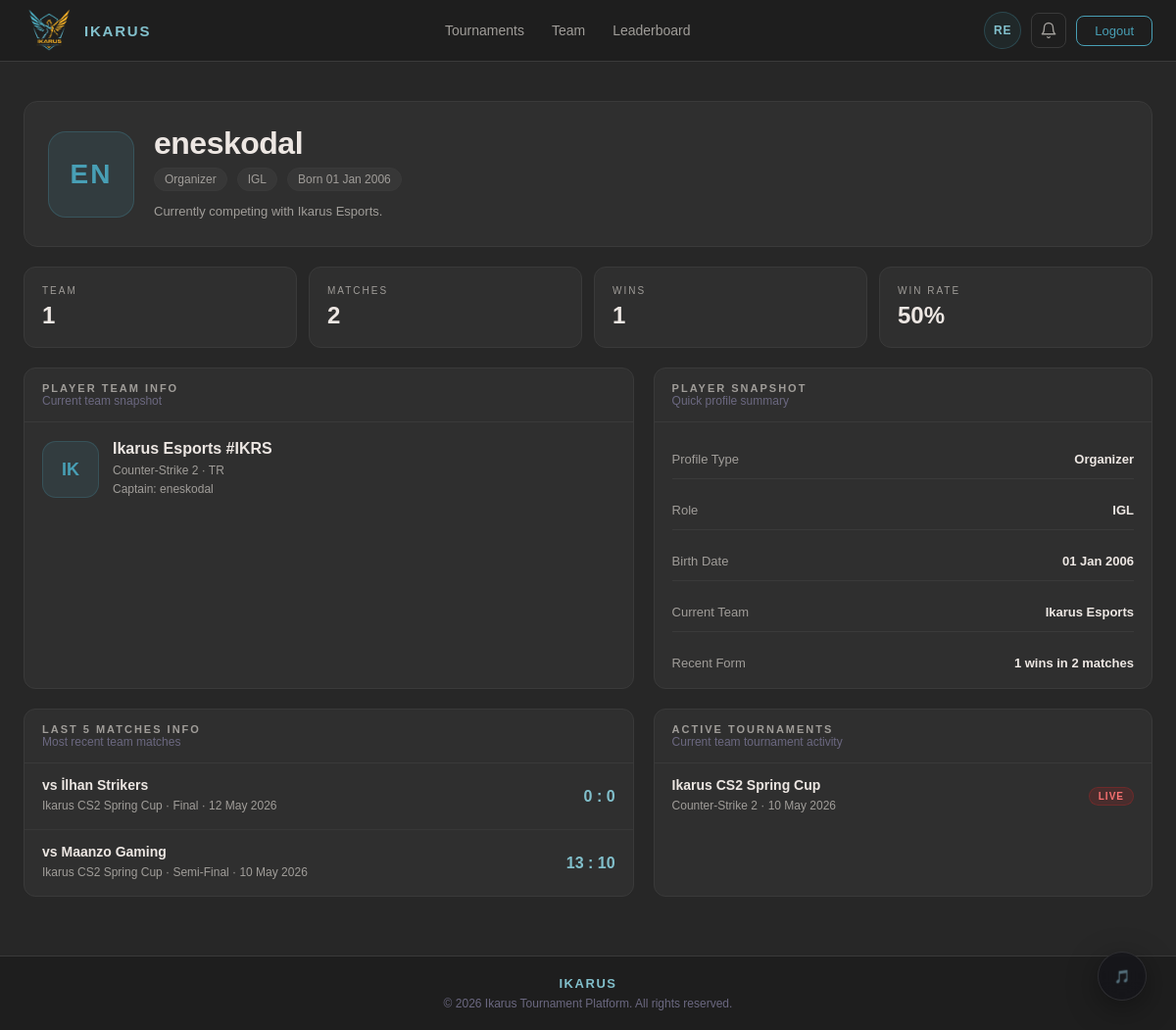
Page /pages/profile.php?id=1 (signed in) on the committed database.
### tables this page shows
CREATE TABLE Player (
    id BIGINT NOT NULL AUTO_INCREMENT,
    username VARCHAR(50) NOT NULL,
    email VARCHAR(100) NOT NULL,
    password_hash VARCHAR(255) NOT NULL,
    birth_date DATETIME,
    registered_at DATETIME DEFAULT CURRENT_TIMESTAMP(6),
    team_id BIGINT,
    role VARCHAR(50),  
    user_type VARCHAR(20) NOT NULL,
    avatar_url VARCHAR(255) NULL,
    deleted_at DATETIME DEFAULT NULL,
    PRIMARY KEY (id)
);

CREATE TABLE Team (
    id BIGINT NOT NULL AUTO_INCREMENT,
    name VARCHAR(50) NOT NULL,
    tag VARCHAR(4) NOT NULL,
    game VARCHAR(50) NOT NULL,
    region VARCHAR(50),               
    description TEXT,                 
    rank_point DECIMAL(18,6) DEFAULT 0 NOT NULL,
    logo_url VARCHAR(255),
    invitation_code CHAR(8) UNIQUE,
    captain_id BIGINT,
    created_at DATETIME DEFAULT CURRENT_TIMESTAMP(6),
    deleted_at DATETIME DEFAULT NULL,
    PRIMARY KEY (id)
);

CREATE TABLE Matches (
    id BIGINT NOT NULL AUTO_INCREMENT,
    tournament_id BIGINT NOT NULL,
    round_number INT NOT NULL DEFAULT 1,
    stage VARCHAR(30),
    team1_id BIGINT NULL,
    team2_id BIGINT NULL,
    score_team1 BIGINT DEFAULT 0,
    score_team2 BIGINT DEFAULT 0,
    winner_id BIGINT NULL,
    next_match_id BIGINT NULL,
    date DATETIME NULL,
    referee_id BIGINT,
    deleted_at DATETIME DEFAULT NULL,
    PRIMARY KEY (id)
);

CREATE TABLE Tournament (
    id BIGINT NOT NULL AUTO_INCREMENT,
    name VARCHAR(150) NOT NULL,
    description TEXT,
    start_date DATETIME NOT NULL,
    end_date DATETIME NOT NULL,
    status VARCHAR(20) NOT NULL,
    prize_pool DECIMAL(18,6),
    prize_1st DECIMAL(10,2),
    prize_2nd DECIMAL(10,2),
    prize_3rd DECIMAL(10,2),
    max_teams BIGINT,
    organizer_id BIGINT NOT NULL,
    game_id BIGINT NOT NULL,
    checkin_minutes INT DEFAULT 15,
    noshow_minutes INT DEFAULT 10,
    created_at DATETIME DEFAULT CURRENT_TIMESTAMP,
    deleted_at DATETIME DEFAULT NULL,
    PRIMARY KEY (id)
);

CREATE TABLE Game (
    id BIGINT NOT NULL AUTO_INCREMENT,
    name VARCHAR(50) NOT NULL,
    genre VARCHAR(50),
    max_team_size BIGINT NOT NULL,
    api_source_url VARCHAR(255),
    created_at DATETIME DEFAULT CURRENT_TIMESTAMP(6) NOT NULL,
    deleted_at DATETIME DEFAULT NULL,
    PRIMARY KEY (id)
);

### pages/profile.php (the view, shortened to what the rows shown need)
<?php
require_once __DIR__ . '/../includes/session.php';
$viewerId = (int)$_SESSION['user_id'];
$profileId = max(1, (int)($_GET['id'] ?? $viewerId));
function profileInitials(string $name): string {
    $parts = preg_split('/\s+/', trim($name)) ?: [];
    return strtoupper(substr($name, 0, 2));
}
$avatarSelect = playerAvatarColumnExists() ? 'p.avatar_url' : 'NULL AS avatar_url';
$playerStmt = $pdo->prepare("
    SELECT
        p.id,
        p.username,
        p.email,
        p.birth_date,
        p.registered_at,
        p.role,
        p.user_type,
        {$avatarSelect},
        t.id AS team_id,
        t.name AS team_name,
        t.tag AS team_tag,
        t.game AS team_game,
        t.region AS team_region,
        t.logo_url AS team_logo_url,
        cap.username AS captain_name
    FROM Player p
    LEFT JOIN Team t ON t.id = p.team_id AND t.deleted_at IS NULL
    LEFT JOIN Player cap ON cap.id = t.captain_id
    WHERE p.id = ? AND p.deleted_at IS NULL
    LIMIT 1
");
$playerStmt->execute([$profileId]);
$player = $playerStmt->fetch();
$teamId = !empty($player['team_id']) ? (int)$player['team_id'] : 0;
$matches = [];
$activeTournaments = [];
if ($teamId > 0) {
    try {
        $tourStmt = $pdo->prepare("
            SELECT
                t.id,
                t.name,
                t.status,
                t.start_date,
                g.name AS game_name
            FROM tournament_teams tt
            JOIN Tournament t ON t.id = tt.tournament_id AND t.deleted_at IS NULL
            LEFT JOIN Game g ON g.id = t.game_id
            WHERE tt.team_id = ?
              AND t.status IN ('live', 'registration', 'upcoming', 'open', 'ongoing')
            ORDER BY t.start_date ASC
            LIMIT 5
        ");
        $tourStmt->execute([$teamId]);
        $activeTournaments = $tourStmt->fetchAll();
        $matchStmt = $pdo->prepare("
            SELECT
                m.id,
                m.date,
                m.stage,
                m.score_team1,
                m.score_team2,
                m.team1_id,
                m.team2_id,
                t1.name AS team1_name,
                t2.name AS team2_name,
                tr.name AS tournament_name
            FROM Matches m
            JOIN Team t1 ON t1.id = m.team1_id
            JOIN Team t2 ON t2.id = m.team2_id
            JOIN Tournament tr ON tr.id = m.tournament_id AND tr.deleted_at IS NULL
            WHERE (m.team1_id = ? OR m.team2_id = ?)
              AND m.score_team1 IS NOT NULL
              AND m.deleted_at IS NULL
            ORDER BY COALESCE(m.date, tr.start_date) DESC
            LIMIT 5
        ");
        $matchStmt->execute([$teamId, $teamId]);
        $matches = $matchStmt->fetchAll();
    } catch (Exception $e) {
        $activeTournaments = [];
        $matches = [];
    }
}
$statusMap = [
    'live' => ['Live', 'profile-badge--live'],
    'ongoing' => ['Live', 'profile-badge--live'],
    'registration' => ['Open', 'profile-badge--open'],
    'open' => ['Open', 'profile-badge--open'],
    'upcoming' => ['Upcoming', 'profile-badge--soon'],
    'finished' => ['Finished', 'profile-badge--done'],
];
?>
<!DOCTYPE html>
<html lang="en">
<head>
    <link rel="stylesheet" href="../assets/css/global.css">
    <link rel="stylesheet" href="../assets/css/modal.css">
    <link rel="stylesheet" href="../assets/css/utils.css">
    <link rel="stylesheet" href="../assets/css/profile.css">
</head>
<body>
<?php require_once __DIR__ . '/../includes/header.php'; ?>
<main class="profile-main">
    <div class="profile-stack">
        <section class="profile-hero animate-in" style="--delay: 80ms;">
            <div class="profile-avatar-wrap">
                <?php if (!empty($player['avatar_url'])): ?>
                    <img src="<?= htmlspecialchars($player['avatar_url']) ?>" alt="<?= htmlspecialchars($player['username']) ?>" class="profile-avatar-img">
                <?php else: ?>
                    <div class="profile-avatar"><?= htmlspecialchars(profileInitials($player['username'])) ?></div>
                <?php endif; ?>
            </div>
            <div>
                <h1 class="profile-name"><?= htmlspecialchars($player['username']) ?></h1>
                <div class="profile-meta">
                    <span class="profile-chip"><?= htmlspecialchars(ucfirst($player['user_type'])) ?></span>
                    <?php if (!empty($player['role'])): ?>
                        <span class="profile-chip"><?= htmlspecialchars($player['role']) ?></span>
                    <?php endif; ?>
                    <?php if (!empty($player['birth_date'])): ?>
                        <span class="profile-chip">Born <?= htmlspecialchars(date('d M Y', strtotime($player['birth_date']))) ?></span>
                    <?php endif; ?>
                </div>
                <p class="profile-sub">
                    <?= $player['team_name']
                        ? 'Currently competing with ' . htmlspecialchars($player['team_name']) . '.'
                        : 'Not currently assigned to a team.' ?>
                </p>
            </div>
        </section>
        <section class="profile-top-grid">
            <div class="profile-card profile-card--feature animate-in" style="--delay: 300ms;">
                <div class="profile-card-body">
                    <?php if ($player['team_name']): ?>
                        <div class="profile-team">
                            <?php if (!empty($player['team_logo_url'])): ?>
                                <img src="<?= htmlspecialchars($player['team_logo_url']) ?>" alt="<?= htmlspecialchars($player['team_name']) ?>" class="profile-team-logo-img">
                            <?php else: ?>
                                <div class="profile-team-logo"><?= htmlspecialchars(strtoupper(substr($player['team_tag'] ?: $player['team_name'], 0, 2))) ?></div>
                            <?php endif; ?>
                            <div>
                                <div class="profile-team-name"><?= htmlspecialchars($player['team_name']) ?><?php if (!empty($player['team_tag'])): ?> #<?= htmlspecialchars($player['team_tag']) ?><?php endif; ?></div>
                                <div class="profile-team-meta">
                                    <?= htmlspecialchars($player['team_game'] ?? 'Unknown Game') ?>
                                    <?php if (!empty($player['team_region'])): ?> · <?= htmlspecialchars($player['team_region']) ?><?php endif; ?>
                                </div>
                                <div class="profile-team-meta">Captain: <?= htmlspecialchars($player['captain_name'] ?? 'Unknown') ?></div>
                            </div>
                        </div>
                    <?php else: ?>
                        <div class="profile-empty">This player is not in a team right now.</div>
                    <?php endif; ?>
                </div>
            </div>
            <div class="profile-card animate-in" style="--delay: 340ms;">
                <div class="profile-card-body">
                    <div class="profile-summary-list">
                        <div class="profile-summary-row">
                            <span class="profile-summary-label">Profile Type</span>
                            <strong><?= htmlspecialchars(ucfirst($player['user_type'])) ?></strong>
                        </div>
                        <div class="profile-summary-row">
                            <span class="profile-summary-label">Role</span>
                            <strong><?= htmlspecialchars($player['role'] ?: 'Not set') ?></strong>
                        </div>
                        <div class="profile-summary-row">
                            <span class="profile-summary-label">Birth Date</span>
                            <strong><?= !empty($player['birth_date']) ? htmlspecialchars(date('d M Y', strtotime($player['birth_date']))) : 'Not set' ?></strong>
                        </div>
                        <div class="profile-summary-row">
                            <span class="profile-summary-label">Current Team</span>
                            <strong><?= htmlspecialchars($player['team_name'] ?: 'Free Agent') ?></strong>
                        </div>
                    </div>
                </div>
            </div>
        </section>
        <section class="profile-grid">
            <div class="profile-card animate-in" style="--delay: 380ms;">
                <div class="profile-match-list">
                    <?php if (empty($matches)): ?>
                        <div class="profile-empty">No recent matches found.</div>
                    <?php else: ?>
                        <?php foreach ($matches as $match): ?>
                            <?php
                                $isTeamOne = (int)$match['team1_id'] === $teamId;
                                $myScore = $isTeamOne ? (int)$match['score_team1'] : (int)$match['score_team2'];
                                $oppScore = $isTeamOne ? (int)$match['score_team2'] : (int)$match['score_team1'];
                                $oppName = $isTeamOne ? $match['team2_name'] : $match['team1_name'];
                                $won = $myScore >= $oppScore;
                            ?>
                            <div class="profile-match-row">
                                <div>
                                    <div class="profile-match-title">vs <?= htmlspecialchars($oppName) ?></div>
                                    <div class="profile-match-meta">
                                        <?= htmlspecialchars($match['tournament_name']) ?>
                                        <?php if (!empty($match['stage'])): ?> · <?= htmlspecialchars($match['stage']) ?><?php endif; ?>
                                        <?php if (!empty($match['date'])): ?> · <?= htmlspecialchars(date('d M Y', strtotime($match['date']))) ?><?php endif; ?>
                                    </div>
                                </div>
                                <div class="profile-score <?= $won ? '' : 'profile-score--loss' ?>"><?= $myScore ?> : <?= $oppScore ?></div>
                            </div>
                        <?php endforeach; ?>
                    <?php endif; ?>
                </div>
            </div>
            <div class="profile-card animate-in" style="--delay: 420ms;">
                <div class="profile-tournament-list">
                    <?php if (empty($activeTournaments)): ?>
                        <div class="profile-empty">No active tournaments right now.</div>
                    <?php else: ?>
                        <?php foreach ($activeTournaments as $tournament): ?>
                            <?php [$label, $badgeClass] = $statusMap[$tournament['status']] ?? [ucfirst($tournament['status']), 'profile-badge--done']; ?>
                            <div class="profile-tournament-row">
                                <div>
                                    <div class="profile-tournament-name"><?= htmlspecialchars($tournament['name']) ?></div>
                                    <div class="profile-tournament-meta">
                                        <?= htmlspecialchars($tournament['game_name'] ?? 'Unknown Game') ?>
                                        <?php if (!empty($tournament['start_date'])): ?> · <?= htmlspecialchars(date('d M Y', strtotime($tournament['start_date']))) ?><?php endif; ?>
                                    </div>
                                </div>
                                <span class="profile-badge <?= $badgeClass ?>"><?= htmlspecialchars($label) ?></span>
                            </div>
                        <?php endforeach; ?>
                    <?php endif; ?>
                </div>
            </div>
        </section>
    </div>
</main>
</body>
</html>

### includes/header.php (shortened to what the rows shown need)
<?php
    require_once __DIR__ . "/session.php";
?>
<header class="site-header">
    <div class="header-inner">
        <div class="header-auth">
        <?php if (isLoggedIn()): ?>
            <?php
                $headerUser = getCurrentUserRow();
                $avatarUrl = getCurrentUserAvatarUrl();
                $avatarInitials = getUserInitials($headerUser['username'] ?? null);
            ?>
            <a href="../pages/profile.php" class="hdr-profile-link" title="<?= htmlspecialchars($headerUser['username'] ?? 'Profile') ?>">
                <?php if ($avatarUrl): ?>
                    <img src="<?= htmlspecialchars($avatarUrl) ?>" alt="<?= htmlspecialchars($headerUser['username'] ?? 'Profile') ?>" class="hdr-profile-avatar-img">
                <?php else: ?>
                    <span class="hdr-profile-avatar"><?= htmlspecialchars($avatarInitials) ?></span>
                <?php endif; ?>
            </a>
        <?php else: ?>
            <button class="btn-outline-header" onclick="openModal('login')">Login</button>
            <button class="btn-primary-header" onclick="openModal('register')">Register</button>
        <?php endif; ?>
    </div>
    </div>
</header>

### rows in the picture
player: username "RE"
team: captain.username "EN", captain.username "eneskodal", captain.user_type "Organizer", captain.role "IGL", captain.birth_date "01 Jan 2006", name "Ikarus Esports", tag "IK", tag "IKRS", game "Counter-Strike 2", region "TR"
matches: team2.name "İlhan Strikers", tournament.name "Ikarus CS2 Spring Cup", stage "Final", date "12 May 2026", score_team1 "0", score_team2 "0"
matches: team2.name "Maanzo Gaming", tournament.name "Ikarus CS2 Spring Cup", stage "Semi-Final", date "10 May 2026", score_team1 "13", score_team2 "10"
tournament: name "Ikarus CS2 Spring Cup", game.name "Counter-Strike 2", start_date "10 May 2026", label "LIVE"

### other values in the picture
$stats['matches'] "2"
$stats['wins'] "1"
$stats['win_rate'] "50"
